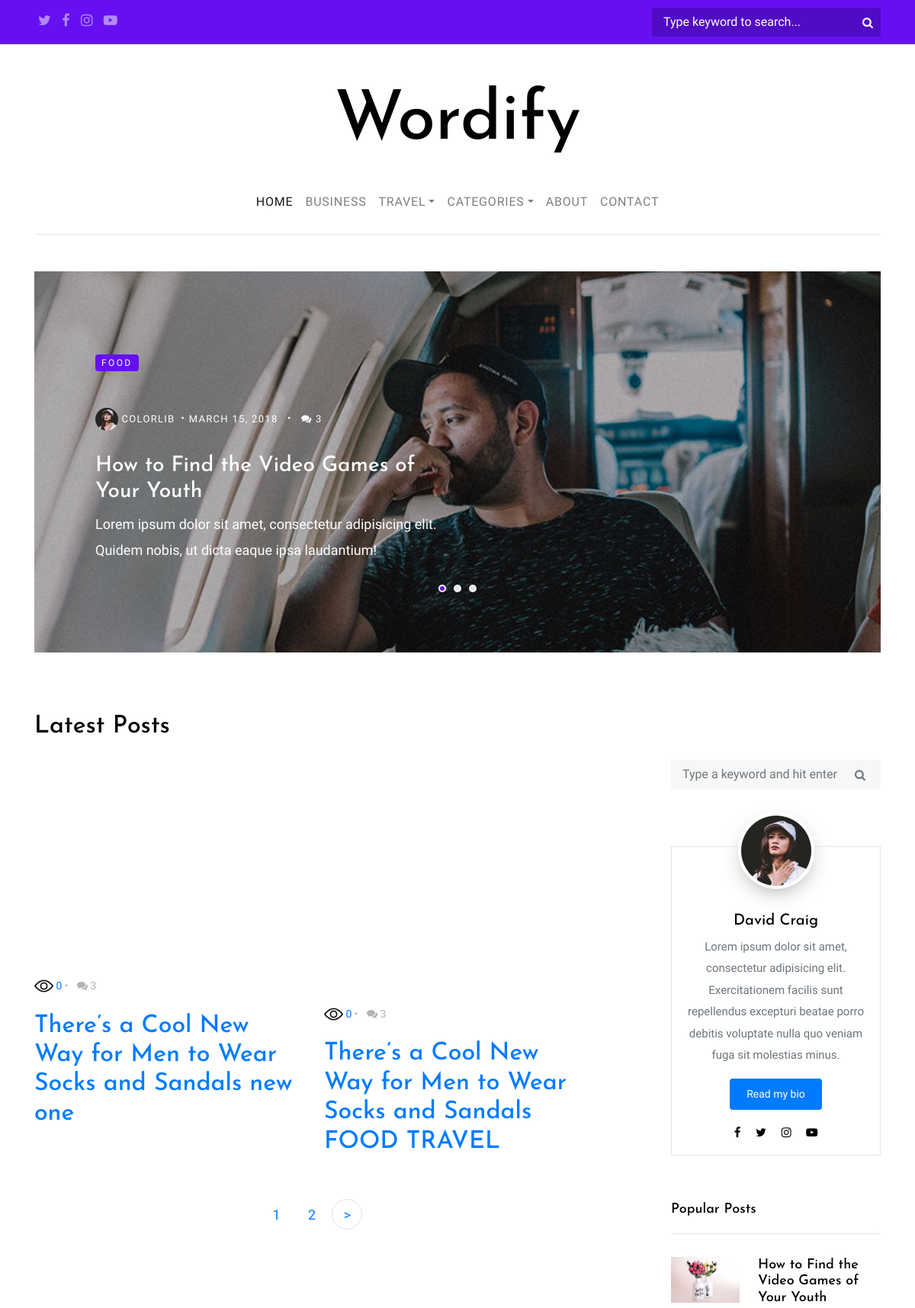
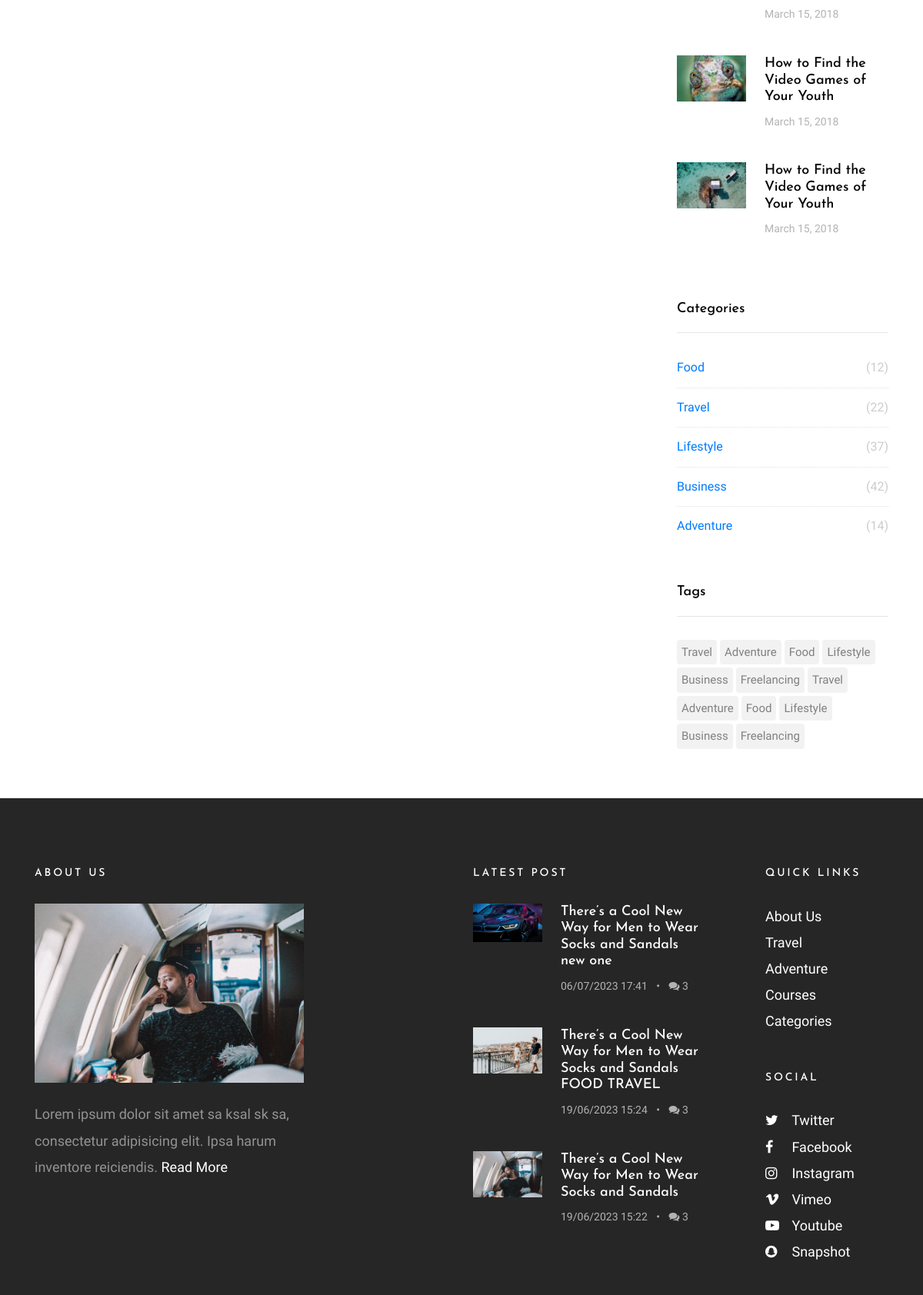
Screenshot of /blog/list (upper part) with the database file from the repository (2 pictures, top to bottom).
### blog/models.py (models this page shows, shortened)
class Blog(models.Model):
    author = models.ForeignKey(Profile, on_delete=models.SET_NULL, null=True)
    image = models.ImageField(upload_to='blogs/', null=True, blank=True)
    title = models.CharField(max_length=221)
    slug = models.SlugField(null=True, blank=True, unique_for_date='created_date', max_length=221)
    category = models.ForeignKey(Category, on_delete=models.SET_NULL, null=True)
    description = models.TextField(null=True, blank=True)
    tags = models.ManyToManyField(Tag)
    views = models.IntegerField(default=0, editable=False)
    created_date = models.DateTimeField(auto_now_add=True)
    @property
    def get_absolute_url(self):
        url = reverse('blog:detail', kwargs={
            "year": self.created_date.year,
            "month": self.created_date.month,
            "day": self.created_date.day,
            "slug": self.slug
        })
        return url

### blog/views.py (the view)
# urls.py: path('list', blog_list, name='list'),
def blog_list(request):
    blogs = Blog.objects.all().order_by('-id')
    q = request.GET.get('q')
    cat = request.GET.get('cat')
    tag = request.GET.get('tag')
    if q:
        blogs = blogs.filter(title__icontains=q)
    if cat:
        blogs = blogs.filter(category__title__exact=cat)
    if tag:
        blogs = blogs.filter(tags__title__exact=tag)
    paginator = Paginator(blogs, 2)
    page_number = request.GET.get('page')
    page_obj = paginator.get_page(page_number)
    ctx = {
        'object_list': page_obj,
    }
    return render(request, 'main/index.html', ctx)

### templates/main/index.html (shortened to what this page needs)
{% extends 'base.html' %}
{% load static %}
{% block content %}
    <div class="wrap">
        <section class="site-section pt-5 pb-5" id="site-section pt-5 pb-5">
            <div class="container">
                <div class="row">
                    <div class="col-md-12">
                        <div class="owl-carousel owl-theme home-slider">
                            <div>
                                <a href="#" class="a-block d-flex align-items-center height-lg"
                                   style="background-image: url({% static 'wordify/images/img_1.jpg' %}); ">
                                    <div class="text half-to-full">
                                        <span class="category mb-5">Food</span>
                                        <div class="post-meta">
                                            <span class="author mr-2"><img
                                                    src="{% static 'wordify/images/person_1.jpg' %}" alt="Colorlib"> Colorlib</span>&bullet;
                                            <span class="mr-2">March 15, 2018 </span> &bullet;
                                            <span class="ml-2"><span class="fa fa-comments"></span> 3</span>
                                        </div>
                                        <h3>How to Find the Video Games of Your Youth</h3>
                                        <p>Lorem ipsum dolor sit amet, consectetur adipisicing elit. Quidem nobis, ut
                                            dicta
                                            eaque ipsa laudantium!</p>
                                    </div>
                                </a>
                            </div>
                        </div>
                    </div>
                </div>
            </div>
        </section>
        <section class="site-section py-sm" id="site-section py-sm">
            <div class="container">
                <div class="row">
                    <div class="col-md-6">
                        <h2 class="mb-4">Latest Posts</h2>
                    </div>
                </div>
                <div class="row blog-entries">
                    <div class="col-md-12 col-lg-8 main-content">
                        <div class="row">
                            {% for object in object_list %}
                                <div class="col-md-6">
                                    <a href="{{ object.get_absolute_url }}" class="blog-entry element-animate"
                                       data-animate-effect="fadeIn">
                                        <div class="blog-content-body">
                                            <div class="post-meta">
                                                <span class="mr-2">{{ object.created_date|date:"d/m/Y H:i" }}<a
                                                        href="{{ object.get_absolute_url }}"><img
                                                        class="views" src="{% static 'wordify/images/view (2).png' %}"
                                                        alt=""> {{ object.views }}</a></span> &bullet;
                                                <span class="ml-2"><span class="fa fa-comments"></span> 3</span>
                                            </div>
                                            <h2><a href="{{ object.get_absolute_url }}">{{ object.title }}</a></h2>
                                        </div>
                                    </a>
                                </div>
                            {% endfor %}
                        </div>
{% include 'paginator.html' %}
                    </div>
                    <div class="col-md-12 col-lg-4 sidebar">
                        <div class="sidebar-box search-form-wrap">
                            <form action="#" class="search-form">
                                <div class="form-group">
                                    <span class="icon fa fa-search"></span>
                                    <input type="text" class="form-control" id="s"
                                           placeholder="Type a keyword and hit enter">
                                </div>
                            </form>
                        </div>
                        <div class="sidebar-box">
                            <div class="bio text-center">
                                <img src="{% static 'wordify/images/person_1.jpg' %}" alt="Image Placeholder"
                                     class="img-fluid">
                                <div class="bio-body">
                                    <h2>David Craig</h2>
                                    <p>Lorem ipsum dolor sit amet, consectetur adipisicing elit. Exercitationem facilis
                                        sunt
                                        repellendus excepturi beatae porro debitis voluptate nulla quo veniam fuga sit
                                        molestias minus.</p>
                                    <p><a href="#" class="btn btn-primary btn-sm rounded">Read my bio</a></p>
                                    <p class="social">
                                        <a href="#" class="p-2"><span class="fa fa-facebook"></span></a>
                                        <a href="#" class="p-2"><span class="fa fa-twitter"></span></a>
                                        <a href="#" class="p-2"><span class="fa fa-instagram"></span></a>
                                        <a href="#" class="p-2"><span class="fa fa-youtube-play"></span></a>
                                    </p>
                                </div>
                            </div>
                        </div>
                        <div class="sidebar-box">
                            <h3 class="heading">Popular Posts</h3>
                            <div class="post-entry-sidebar">
                                <ul>
                                    <li>
                                        <a href="#">
                                            <img src="{% static 'wordify/images/img_2.jpg' %}" alt="Image placeholder"
                                                 class="mr-4">
                                            <div class="text">
                                                <h4>How to Find the Video Games of Your Youth</h4>
                                                <div class="post-meta">
                                                    <span class="mr-2">March 15, 2018 </span>
                                                </div>
                                            </div>
                                        </a>
                                    </li>
                                    <li>
                                        <a href="#">
                                            <img src="{% static 'wordify/images/img_4.jpg' %}" alt="Image placeholder"
                                                 class="mr-4">
                                            <div class="text">
                                                <h4>How to Find the Video Games of Your Youth</h4>
                                                <div class="post-meta">
                                                    <span class="mr-2">March 15, 2018 </span>
                                                </div>
                                            </div>
                                        </a>
                                    </li>
                                    <li>
                                        <a href="#">
                                            <img src="{% static 'wordify/images/img_12.jpg' %}" alt="Image placeholder"
                                                 class="mr-4">
                                            <div class="text">
                                                <h4>How to Find the Video Games of Your Youth</h4>
                                                <div class="post-meta">
                                                    <span class="mr-2">March 15, 2018 </span>
                                                </div>
                                            </div>
                                        </a>
                                    </li>
                                </ul>
                            </div>
                        </div>
                        <div class="sidebar-box">
                            <h3 class="heading">Categories</h3>
                            <ul class="categories">
                                <li><a href="#">Food <span>(12)</span></a></li>
                                <li><a href="#">Travel <span>(22)</span></a></li>
                                <li><a href="#">Lifestyle <span>(37)</span></a></li>
                                <li><a href="#">Business <span>(42)</span></a></li>
                                <li><a href="#">Adventure <span>(14)</span></a></li>
                            </ul>
                        </div>
                        <div class="sidebar-box">
                            <h3 class="heading">Tags</h3>
                            <ul class="tags">
                                <li><a href="#">Travel</a></li>
                                <li><a href="#">Adventure</a></li>
                                <li><a href="#">Food</a></li>
                                <li><a href="#">Lifestyle</a></li>
                                <li><a href="#">Business</a></li>
                                <li><a href="#">Freelancing</a></li>
                                <li><a href="#">Travel</a></li>
                                <li><a href="#">Adventure</a></li>
                                <li><a href="#">Food</a></li>
                                <li><a href="#">Lifestyle</a></li>
                                <li><a href="#">Business</a></li>
                                <li><a href="#">Freelancing</a></li>
                            </ul>
                        </div>
                    </div>
                </div>
            </div>
        </section>
    </div>
{% endblock %}

### templates/footer.html (shortened to what this page needs)
{% load static %}
{% load latest_two_blogs %}
{% latest_blogs as latest_blog %}
<footer class="site-footer">
        <div class="container">
            <div class="row mb-5">
                <div class="col-md-4">
                    <h3>About Us</h3>
                    <p class="mb-4">
                        <img src="{% static 'wordify/images/img_1.jpg' %}" alt="Image placeholder" class="img-fluid">
                    </p>
                    <p>Lorem ipsum dolor sit amet sa ksal sk sa, consectetur adipisicing elit. Ipsa harum inventore
                        reiciendis. <a href="#">Read More</a></p>
                </div>
                <div class="col-md-6 ml-auto">
                    <div class="row">
                        <div class="col-md-7">
                            <h3>Latest Post</h3>
                            <div class="post-entry-sidebar">
                                <ul>
                                    {% for i in latest_blog %}
                                        <li>
                                        <a href="#">
                                            <img src="{{ i.image.url }}" alt="Image placeholder" class="mr-4">
                                            <div class="text">
                                                <h4>{{ i.title }}</h4>
                                                <div class="post-meta">
                                                    <span class="mr-2">{{ i.created_date|date:"d/m/Y H:i" }}</span> &bullet;
                                                    <span class="ml-2"><span class="fa fa-comments"></span> 3</span>
                                                </div>
                                            </div>
                                        </a>
                                    </li>
                                    {% endfor %}
                                </ul>
                            </div>
                        </div>
                        <div class="col-md-1"></div>
                        <div class="col-md-4">
                            <div class="mb-5">
                                <h3>Quick Links</h3>
                                <ul class="list-unstyled">
                                    <li><a href="#">About Us</a></li>
                                    <li><a href="#">Travel</a></li>
                                    <li><a href="#">Adventure</a></li>
                                    <li><a href="#">Courses</a></li>
                                    <li><a href="#">Categories</a></li>
                                </ul>
                            </div>
                            <div class="mb-5">
                                <h3>Social</h3>
                                <ul class="list-unstyled footer-social">
                                    <li><a href="#"><span class="fa fa-twitter"></span> Twitter</a></li>
                                    <li><a href="#"><span class="fa fa-facebook"></span> Facebook</a></li>
                                    <li><a href="#"><span class="fa fa-instagram"></span> Instagram</a></li>
                                    <li><a href="#"><span class="fa fa-vimeo"></span> Vimeo</a></li>
                                    <li><a href="#"><span class="fa fa-youtube-play"></span> Youtube</a></li>
                                    <li><a href="#"><span class="fa fa-snapchat"></span> Snapshot</a></li>
                                </ul>
                            </div>
                        </div>
                    </div>
                </div>
            </div>
        </div>
    </footer>

### rows the page displays
Blog: views "0", title "There’s a Cool New Way for Men to Wear Socks and Sandals new one", image (picture), created_date "06/07/2023 17:41"
Blog: views "0", title "There’s a Cool New Way for Men to Wear Socks and Sandals FOOD TRAVEL", image (picture), created_date "19/06/2023 15:24"
Blog: image (picture), title "There’s a Cool New Way for Men to Wear Socks and Sandals", created_date "19/06/2023 15:22"

### other values shown
{{ i }} "1"
{{ i }} "2"
